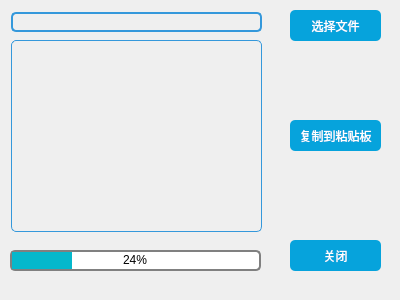
<?xml version="1.0" encoding="UTF-8"?>
<ui version="4.0">
 <class>Widget</class>
 <widget class="QWidget" name="Widget">
  <property name="geometry">
   <rect>
    <x>0</x>
    <y>0</y>
    <width>400</width>
    <height>300</height>
   </rect>
  </property>
  <property name="windowTitle">
   <string>Widget</string>
  </property>
  <widget class="QTextEdit" name="textEdit">
   <property name="geometry">
    <rect>
     <x>11</x>
     <y>40</y>
     <width>251</width>
     <height>192</height>
    </rect>
   </property>
   <property name="styleSheet">
    <string notr="true">QTextEdit {
    border-style: none;
    border-radius: 5px;
    padding: 3px;
    background: transparent;
	border: 1px solid #3498db;
}
QTextEdit:focus {
    border: 2px solid #3498db;
}
QTextEdit:!enabled {
    color: #525252; 
} </string>
   </property>
  </widget>
  <widget class="QLineEdit" name="lineEdit">
   <property name="geometry">
    <rect>
     <x>11</x>
     <y>12</y>
     <width>251</width>
     <height>20</height>
    </rect>
   </property>
   <property name="styleSheet">
    <string notr="true">QLineEdit
{
    border-style: none;
    border-radius: 5px;
    padding: 3px;
    background: transparent;
	border: 2px solid #3498db;
}</string>
   </property>
  </widget>
  <widget class="QPushButton" name="pushButton">
   <property name="geometry">
    <rect>
     <x>290</x>
     <y>10</y>
     <width>91</width>
     <height>31</height>
    </rect>
   </property>
   <property name="styleSheet">
    <string notr="true">QPushButton{
	
	color: rgb(255, 255, 255);
	border-style: solid;
	border-radius: 5px;	
	background-color: rgb(6, 163, 220);
}

QPushButton:hover{
	background-color: rgb(16, 196, 245);
}

QPushButton:pressed {
	background-color: rgb(3, 130, 176);
}</string>
   </property>
   <property name="text">
    <string>选择文件</string>
   </property>
  </widget>
  <widget class="QPushButton" name="clipboard_button">
   <property name="geometry">
    <rect>
     <x>290</x>
     <y>120</y>
     <width>91</width>
     <height>31</height>
    </rect>
   </property>
   <property name="styleSheet">
    <string notr="true">QPushButton{
	
	color: rgb(255, 255, 255);
	border-style: solid;
	border-radius: 5px;	
	background-color: rgb(6, 163, 220);
}

QPushButton:hover{
	background-color: rgb(16, 196, 245);
}

QPushButton:pressed {
	background-color: rgb(3, 130, 176);
}</string>
   </property>
   <property name="text">
    <string>复制到粘贴板</string>
   </property>
  </widget>
  <widget class="QProgressBar" name="progressBar">
   <property name="geometry">
    <rect>
     <x>10</x>
     <y>250</y>
     <width>251</width>
     <height>21</height>
    </rect>
   </property>
   <property name="styleSheet">
    <string notr="true">QProgressBar {
      border: 2px solid grey;
      border-radius: 5px;
  }

  QProgressBar::chunk {
      background-color: #05B8CC;
      width: 20px;
  }</string>
   </property>
   <property name="value">
    <number>24</number>
   </property>
   <property name="alignment">
    <set>Qt::AlignCenter</set>
   </property>
  </widget>
  <widget class="QPushButton" name="pushButton_3">
   <property name="geometry">
    <rect>
     <x>290</x>
     <y>240</y>
     <width>91</width>
     <height>31</height>
    </rect>
   </property>
   <property name="styleSheet">
    <string notr="true">QPushButton{
	
	color: rgb(255, 255, 255);
	border-style: solid;
	border-radius: 5px;	
	background-color: rgb(6, 163, 220);
}

QPushButton:hover{
	background-color: rgb(16, 196, 245);
}

QPushButton:pressed {
	background-color: rgb(3, 130, 176);
}</string>
   </property>
   <property name="text">
    <string>关闭</string>
   </property>
  </widget>
 </widget>
 <layoutdefault spacing="6" margin="11"/>
 <resources/>
 <connections>
  <connection>
   <sender>pushButton_3</sender>
   <signal>clicked()</signal>
   <receiver>Widget</receiver>
   <slot>close()</slot>
   <hints>
    <hint type="sourcelabel">
     <x>335</x>
     <y>255</y>
    </hint>
    <hint type="destinationlabel">
     <x>386</x>
     <y>228</y>
    </hint>
   </hints>
  </connection>
 </connections>
</ui>
